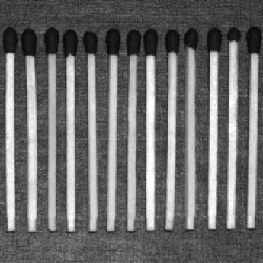
%> input picture aula05/matches1.png, 263 x 263 px, shrunk from 345 x 345 before the run
$ octave aula05.m   (GNU Octave 9; MATLAB toolbox functions it lacks are replaced by stand-ins)
%> lines starting %> are read from the running program, lines starting %| are printed output that depends on the picture; in (x1, y1, x2, y2) boxes, pixels count from 0 and x2, y2 are one past the last pixel; in counts of white or black regions, pixels touching at a corner belong together; the program's own positions count from 1
### aula05/autobin.m
function Ibin= autobin(I)
    Ibin = double(imbinarize(I));

    if nnz(Ibin)>0.5*(size(Ibin,1)*size(Ibin,2))
        Ibin = not(Ibin);
    end
end

### aula05/aula05.m
% SVPI
% Alexandre Rodrigues 92993
% Abril 2022
% Aula 05

exlist = {'ex1','ex2','ex3','ex4','ex5','ex6','ex7'};

if ismember('ex1',exlist)
%% Ex1
figure(1)

M1 = im2double(imread("matches1.png"));
%> M1: size 263x263 double; min 0.0627, max 1, mean 0.464
subplot(2,3,1)
imshow(M1)
subplot(2,3,2)
imhist(M1)
thres = 0.2;
M1_white = M1;
M1_white(M1<thres)=1;
%> M1_white: size 263x263 double; min 0.2, max 1, mean 0.512
subplot(2,3,3)
imshow(M1_white)

M2 = im2double(imread("matches2.png"));
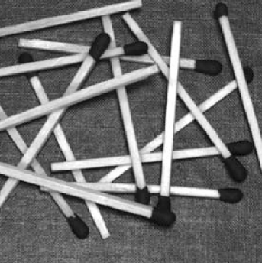
%> input picture aula05/matches2.png, 262 x 263 px, shrunk from 343 x 344 before the run
%> M2: size 263x262 double; min 0.0275, max 1, mean 0.45
subplot(2,3,4)
imshow(M2)
subplot(2,3,5)
imhist(M2)
M2_white = M2;
M2_white(M2<thres)=1;
%> M2_white: size 263x262 double; min 0.2, max 1, mean 0.524
subplot(2,3,6)
imshow(M2_white)

% falha nas sombras

end
if ismember('ex2',exlist)
%% Ex2
clearvars -except exlist
figure(2)

M1 = im2double(imread("matches1.png"));
thres = 0.2;
M1_white = M1;
M1_white(M1<thres)=1;
subplot(1,3,1)
imshow(M1_white)

M1_adj = imadjust(M1_white);
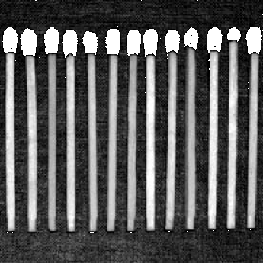
%> M1_adj: size 263x263 double; min 0, max 1, mean 0.362
subplot(1,3,2)
imshow(M1_adj)

T = graythresh(M1_adj);
%> T = 0.482
M1_f = M1_adj;
M1_f(M1_f<T)=0.5;
M1_f(M1<thres)=M1(M1<thres);
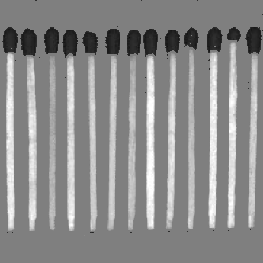
%> M1_f: size 263x263 double; min 0.0627, max 1, mean 0.549
subplot(1,3,3)
imshow(M1_f)

end
if ismember('ex3',exlist)
%% Ex3
clearvars -except exlist
figure(3)

A = im2double(imread("trimodalchess.png"));
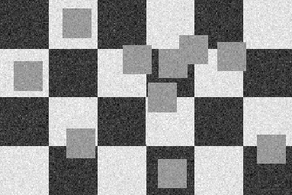
%> input picture aula05/trimodalchess.png, 292 x 195 px, shrunk from 383 x 255 before the run
%> A: size 195x292 double; min 0, max 1, mean 0.558
subplot(1,2,1)
imshow(A)
subplot(1,2,2)
imhist(A)
hold on

Ts = multithresh(A,2);
%> Ts = [0.408 0.741]
line([Ts(1) Ts(1)],[0 1e3],'Color','r')
line([Ts(2) Ts(2)],[0 1e3],'Color','r')

figure(2)
subplot(2,3,1)
B=zeros(size(A));
B(A<Ts(1) | A>Ts(2)) = 1;
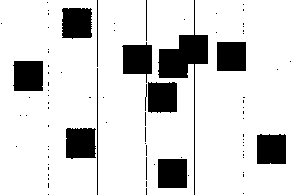
%> B: size 195x292 double; values 0 (black) and 1 (white), 84.2% white; 83 black regions (69 under 20 px), largest, box (x1, y1, x2, y2) and area: (158, 0, 208, 195) 1715, (13, 61, 43, 91) 871, (62, 8, 92, 39) 867
imshow(B)
title("Pretos e Brancos")

subplot(2,3,2)
B=zeros(size(A));
B(A>Ts(1) & A<Ts(2)) = 1;
%> B: size 195x292 double; values 0 (black) and 1 (white), 15.7% white; 82 white regions (69 under 20 px), largest, box (x1, y1, x2, y2) and area: (158, 0, 208, 195) 1713, (13, 61, 43, 91) 870, (66, 128, 96, 159) 864
imshow(B)
title("Cinzentos")

subplot(2,3,3)
B=zeros(size(A));
B(A<Ts(1)) = 1;
%> B: size 195x292 double; values 0 (black) and 1 (white), 42.8% white; 7 white regions, largest, box (x1, y1, x2, y2) and area: (0, 0, 98, 195) 9089, (195, 49, 292, 195) 6507, (98, 97, 146, 146) 2306
imshow(B)
title("Pretos")

subplot(2,3,4)
B=zeros(size(A));
B(A>Ts(2)) = 1;
%> B: size 195x292 double; values 0 (black) and 1 (white), 41.4% white; 10 white regions, largest, box (x1, y1, x2, y2) and area: (98, 49, 194, 146) 3641, (0, 49, 97, 146) 3307, (0, 146, 49, 195) 2382
imshow(B)
title("Brancos")

subplot(2,3,5)
B=zeros(size(A));
B(A>Ts(1)) = 1;
%> B: size 195x292 double; values 0 (black) and 1 (white), 57.1% white; 7 black regions, largest, box (x1, y1, x2, y2) and area: (0, 0, 98, 195) 9091, (195, 49, 292, 195) 6508, (98, 97, 146, 146) 2309
imshow(B)
title("Pretos e Cinzentos")

subplot(2,3,6)
B=zeros(size(A));
B(A<Ts(2)) = 1;
%> B: size 195x292 double; values 0 (black) and 1 (white), 58.6% white; 10 black regions, largest, box (x1, y1, x2, y2) and area: (98, 49, 194, 146) 3641, (0, 49, 97, 146) 3310, (0, 146, 49, 195) 2386
imshow(B)
title("Brancos e Cinzentos")


end
if ismember('ex4',exlist)
%% Ex4
clearvars -except exlist
figure(4)


seeds = im2double(imread("seeds.png"));
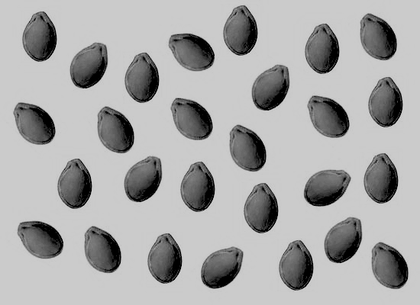
%> input picture aula05/seeds.png, 420 x 305 px, shrunk from 550 x 400 before the run
%> seeds: size 305x420 double; min 0, max 0.867, mean 0.656
subplot(2,3,1)
imshow(seeds)

seeds2 = double(imbinarize(seeds));
%> seeds2: size 305x420 double; values 0 (black) and 1 (white), 73.1% white; 27 black regions, largest, box (x1, y1, x2, y2) and area: (223, 5, 258, 56) 1282, (169, 33, 215, 71) 1282, (360, 13, 397, 60) 1281
subplot(2,3,2)
imshow(seeds2)

subplot(2,3,3)
imshow(autobin(seeds))


seedsI = im2double(imread("seeds_inv.png"));
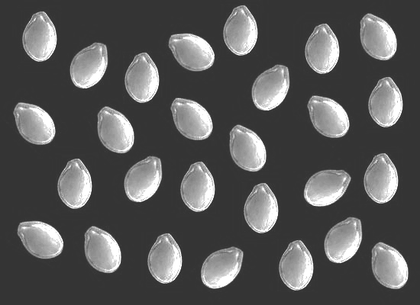
%> input picture aula05/seeds_inv.png, 420 x 305 px, shrunk from 550 x 400 before the run
%> seedsI: size 305x420 double; min 0.133, max 1, mean 0.344
subplot(2,3,4)
imshow(seedsI)
seedsI2 = imbinarize(seedsI);

subplot(2,3,5)
imshow(seedsI2)

subplot(2,3,6)
imshow(autobin(seeds2))

end
if ismember('ex5',exlist)
%% Ex5
clearvars -except exlist
figure(5)

%> (the run ends here)
